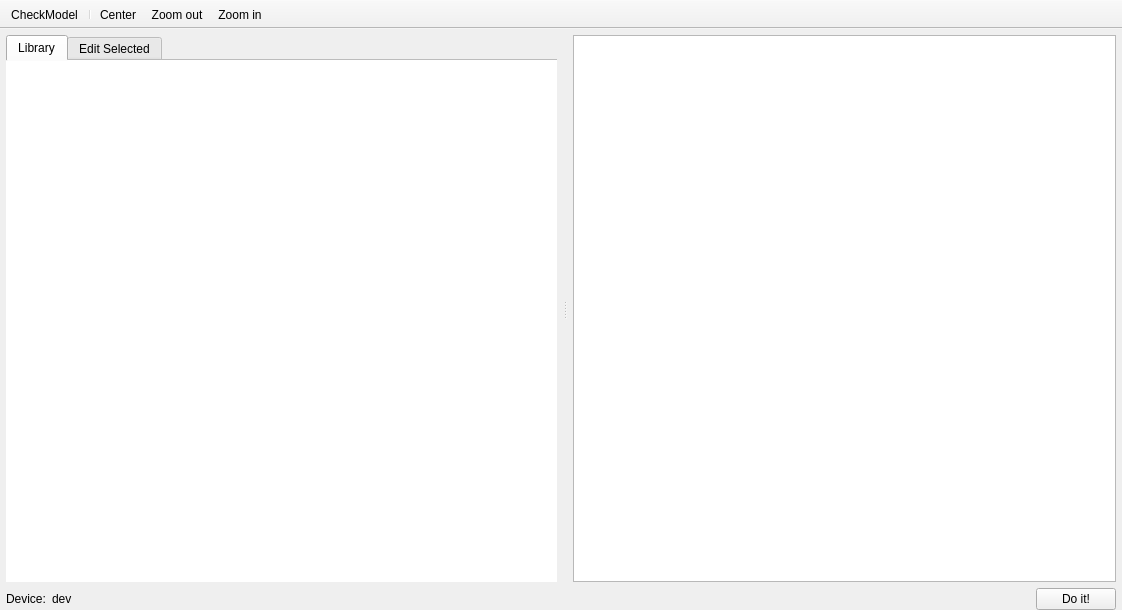
<?xml version="1.0" encoding="UTF-8"?>
<ui version="4.0">
 <class>BlockEditorWindow</class>
 <widget class="QMainWindow" name="BlockEditorWindow">
  <property name="geometry">
   <rect>
    <x>0</x>
    <y>0</y>
    <width>1122</width>
    <height>610</height>
   </rect>
  </property>
  <property name="windowTitle">
   <string>BlockEditorWindow</string>
  </property>
  <widget class="QWidget" name="centralwidget">
   <layout class="QVBoxLayout" name="verticalLayout">
    <property name="leftMargin">
     <number>6</number>
    </property>
    <property name="topMargin">
     <number>0</number>
    </property>
    <property name="rightMargin">
     <number>6</number>
    </property>
    <property name="bottomMargin">
     <number>0</number>
    </property>
    <item>
     <widget class="QFrame" name="frame_3">
      <property name="frameShape">
       <enum>QFrame::Shape::NoFrame</enum>
      </property>
      <property name="frameShadow">
       <enum>QFrame::Shadow::Raised</enum>
      </property>
      <layout class="QVBoxLayout" name="verticalLayout_6">
       <property name="leftMargin">
        <number>0</number>
       </property>
       <property name="topMargin">
        <number>6</number>
       </property>
       <property name="rightMargin">
        <number>0</number>
       </property>
       <property name="bottomMargin">
        <number>0</number>
       </property>
       <item>
        <widget class="QSplitter" name="splitter">
         <property name="orientation">
          <enum>Qt::Orientation::Horizontal</enum>
         </property>
         <widget class="QFrame" name="frame_6">
          <property name="frameShape">
           <enum>QFrame::Shape::NoFrame</enum>
          </property>
          <property name="frameShadow">
           <enum>QFrame::Shadow::Raised</enum>
          </property>
          <layout class="QVBoxLayout" name="verticalLayout_4">
           <property name="leftMargin">
            <number>0</number>
           </property>
           <property name="topMargin">
            <number>0</number>
           </property>
           <property name="rightMargin">
            <number>6</number>
           </property>
           <property name="bottomMargin">
            <number>0</number>
           </property>
           <item>
            <widget class="QTabWidget" name="tabWidget">
             <property name="tabPosition">
              <enum>QTabWidget::TabPosition::North</enum>
             </property>
             <property name="currentIndex">
              <number>0</number>
             </property>
             <property name="documentMode">
              <bool>true</bool>
             </property>
             <widget class="QWidget" name="tab">
              <attribute name="icon">
               <iconset resource="../Icons/icons.qrc">
                <normaloff>:/Icons/icons/link-to-all.png</normaloff>:/Icons/icons/link-to-all.png</iconset>
              </attribute>
              <attribute name="title">
               <string>Library</string>
              </attribute>
              <attribute name="toolTip">
               <string>Drag and drop models into the scene</string>
              </attribute>
              <layout class="QVBoxLayout" name="verticalLayout_5">
               <property name="leftMargin">
                <number>0</number>
               </property>
               <property name="topMargin">
                <number>0</number>
               </property>
               <property name="rightMargin">
                <number>0</number>
               </property>
               <property name="bottomMargin">
                <number>0</number>
               </property>
               <item>
                <widget class="QTreeView" name="libraryTreeView">
                 <property name="frameShape">
                  <enum>QFrame::Shape::NoFrame</enum>
                 </property>
                </widget>
               </item>
              </layout>
             </widget>
             <widget class="QWidget" name="tab_2">
              <attribute name="icon">
               <iconset resource="../Icons/icons.qrc">
                <normaloff>:/Icons/icons/edit.png</normaloff>:/Icons/icons/edit.png</iconset>
              </attribute>
              <attribute name="title">
               <string>Edit Selected</string>
              </attribute>
              <attribute name="toolTip">
               <string>Select one block to edit its variables and equations</string>
              </attribute>
              <layout class="QVBoxLayout" name="verticalLayout_2">
               <property name="leftMargin">
                <number>0</number>
               </property>
               <property name="topMargin">
                <number>0</number>
               </property>
               <property name="rightMargin">
                <number>0</number>
               </property>
               <property name="bottomMargin">
                <number>0</number>
               </property>
               <item>
                <widget class="QLabel" name="variablesLabel">
                 <property name="styleSheet">
                  <string>font-weight: bold; padding: 4px;</string>
                 </property>
                 <property name="text">
                  <string>Variables</string>
                 </property>
                </widget>
               </item>
               <item>
                <widget class="QTableView" name="variablesTableView">
                 <property name="frameShape">
                  <enum>QFrame::Shape::NoFrame</enum>
                 </property>
                </widget>
               </item>
               <item>
                <widget class="QLabel" name="parametersLabel">
                 <property name="styleSheet">
                  <string>font-weight: bold; padding: 4px;</string>
                 </property>
                 <property name="text">
                  <string>Parameters</string>
                 </property>
                </widget>
               </item>
               <item>
                <widget class="QTableView" name="parametersTableView">
                 <property name="frameShape">
                  <enum>QFrame::Shape::NoFrame</enum>
                 </property>
                </widget>
               </item>
               <item>
                <widget class="QLabel" name="equationsLabel">
                 <property name="styleSheet">
                  <string>font-weight: bold; padding: 4px;</string>
                 </property>
                 <property name="text">
                  <string>Equations</string>
                 </property>
                </widget>
               </item>
               <item>
                <widget class="QTableView" name="equationsTableView">
                 <property name="frameShape">
                  <enum>QFrame::Shape::NoFrame</enum>
                 </property>
                </widget>
               </item>
              </layout>
             </widget>
            </widget>
           </item>
          </layout>
         </widget>
         <widget class="QFrame" name="frame_7">
          <property name="frameShape">
           <enum>QFrame::Shape::NoFrame</enum>
          </property>
          <property name="frameShadow">
           <enum>QFrame::Shadow::Raised</enum>
          </property>
          <layout class="QVBoxLayout" name="verticalLayout_3">
           <property name="leftMargin">
            <number>6</number>
           </property>
           <property name="topMargin">
            <number>0</number>
           </property>
           <property name="rightMargin">
            <number>0</number>
           </property>
           <property name="bottomMargin">
            <number>0</number>
           </property>
           <item>
            <widget class="QGraphicsView" name="graphicsView"/>
           </item>
          </layout>
         </widget>
        </widget>
       </item>
      </layout>
     </widget>
    </item>
    <item>
     <widget class="QFrame" name="frame_2">
      <property name="maximumSize">
       <size>
        <width>16777215</width>
        <height>40</height>
       </size>
      </property>
      <property name="frameShape">
       <enum>QFrame::Shape::NoFrame</enum>
      </property>
      <property name="frameShadow">
       <enum>QFrame::Shadow::Raised</enum>
      </property>
      <layout class="QHBoxLayout" name="horizontalLayout_2">
       <property name="leftMargin">
        <number>0</number>
       </property>
       <property name="topMargin">
        <number>0</number>
       </property>
       <property name="rightMargin">
        <number>0</number>
       </property>
       <property name="bottomMargin">
        <number>0</number>
       </property>
       <item>
        <widget class="QLabel" name="currently_editing_object_label">
         <property name="text">
          <string>Device:</string>
         </property>
        </widget>
       </item>
       <item>
        <widget class="QLabel" name="deviceLabel">
         <property name="text">
          <string>dev</string>
         </property>
        </widget>
       </item>
       <item>
        <spacer name="horizontalSpacer_3">
         <property name="orientation">
          <enum>Qt::Orientation::Horizontal</enum>
         </property>
         <property name="sizeHint" stdset="0">
          <size>
           <width>859</width>
           <height>20</height>
          </size>
         </property>
        </spacer>
       </item>
       <item>
        <widget class="QPushButton" name="doItButton">
         <property name="text">
          <string>Do it!</string>
         </property>
        </widget>
       </item>
      </layout>
     </widget>
    </item>
   </layout>
  </widget>
  <widget class="QMenuBar" name="menuBar">
   <property name="geometry">
    <rect>
     <x>0</x>
     <y>0</y>
     <width>1122</width>
     <height>23</height>
    </rect>
   </property>
  </widget>
  <widget class="QToolBar" name="toolBar">
   <property name="windowTitle">
    <string>toolBar</string>
   </property>
   <property name="movable">
    <bool>false</bool>
   </property>
   <property name="floatable">
    <bool>false</bool>
   </property>
   <attribute name="toolBarArea">
    <enum>TopToolBarArea</enum>
   </attribute>
   <attribute name="toolBarBreak">
    <bool>false</bool>
   </attribute>
   <addaction name="block_editor_actionCheckModel"/>
   <addaction name="separator"/>
   <addaction name="actionCenter"/>
   <addaction name="actionZoom_out"/>
   <addaction name="actionZoom_in"/>
  </widget>
  <action name="block_editor_actionCheckModel">
   <property name="icon">
    <iconset resource="../Icons/icons.qrc">
     <normaloff>:/Icons/icons/calculator.png</normaloff>:/Icons/icons/calculator.png</iconset>
   </property>
   <property name="text">
    <string>CheckModel</string>
   </property>
   <property name="menuRole">
    <enum>QAction::MenuRole::NoRole</enum>
   </property>
  </action>
  <action name="actionCenter">
   <property name="icon">
    <iconset resource="../Icons/icons.qrc">
     <normaloff>:/Icons/icons/resize.png</normaloff>:/Icons/icons/resize.png</iconset>
   </property>
   <property name="text">
    <string>Center</string>
   </property>
   <property name="menuRole">
    <enum>QAction::MenuRole::NoRole</enum>
   </property>
  </action>
  <action name="actionZoom_in">
   <property name="icon">
    <iconset resource="../Icons/icons.qrc">
     <normaloff>:/Icons/icons/zoom_in.png</normaloff>:/Icons/icons/zoom_in.png</iconset>
   </property>
   <property name="text">
    <string>Zoom in</string>
   </property>
   <property name="menuRole">
    <enum>QAction::MenuRole::NoRole</enum>
   </property>
  </action>
  <action name="actionZoom_out">
   <property name="icon">
    <iconset resource="../Icons/icons.qrc">
     <normaloff>:/Icons/icons/zoom_out.png</normaloff>:/Icons/icons/zoom_out.png</iconset>
   </property>
   <property name="text">
    <string>Zoom out</string>
   </property>
   <property name="menuRole">
    <enum>QAction::MenuRole::NoRole</enum>
   </property>
  </action>
 </widget>
 <resources>
  <include location="../Icons/icons.qrc"/>
 </resources>
 <connections/>
</ui>
